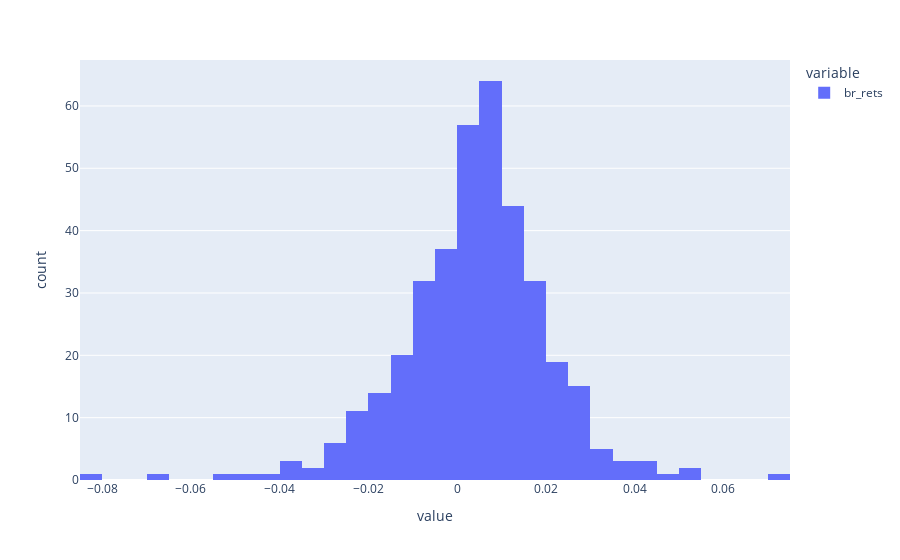

The code cell stored with this chart in its notebook:
### Code cell
px.histogram(strategy_returns[['br_rets']]).show()

### Figure 1 — Plotly figure (JSON) as saved in the notebook; plotly's stock layout.template omitted (floating-point values rounded to 4 significant figures; data arrays with more than 128 entries replaced by an {"elided": "..."} marker saying what was removed)
{"data": [{"alignmentgroup": "True", "bingroup": "x", "hovertemplate": "variable=br_rets<br>value=%{x}<br>count=%{y}<extra></extra>", "legendgroup": "br_rets", "marker": {"color": "#636efa", "pattern": {"shape": ""}}, "name": "br_rets", "offsetgroup": "br_rets", "orientation": "v", "showlegend": true, "type": "histogram", "x": {"elided": "376 float values"}, "xaxis": "x", "yaxis": "y"}], "layout": {"barmode": "relative", "legend": {"title": {"text": "variable"}, "tracegroupgap": 0}, "margin": {"t": 60}, "xaxis": {"anchor": "y", "domain": [0, 1], "title": {"text": "value"}}, "yaxis": {"anchor": "x", "domain": [0, 1], "title": {"text": "count"}}}}
